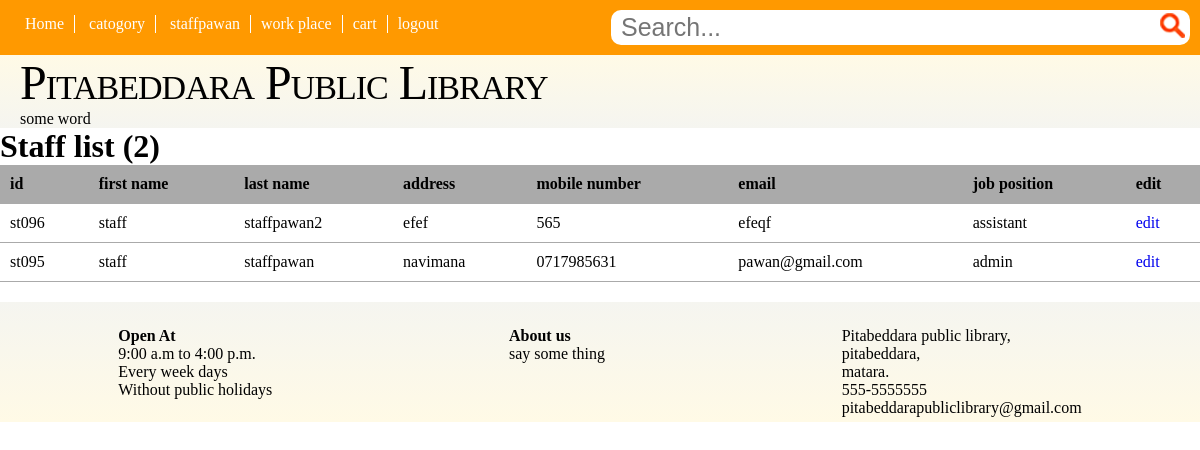
The app's page /php/staff_list.php (signed in), older data.
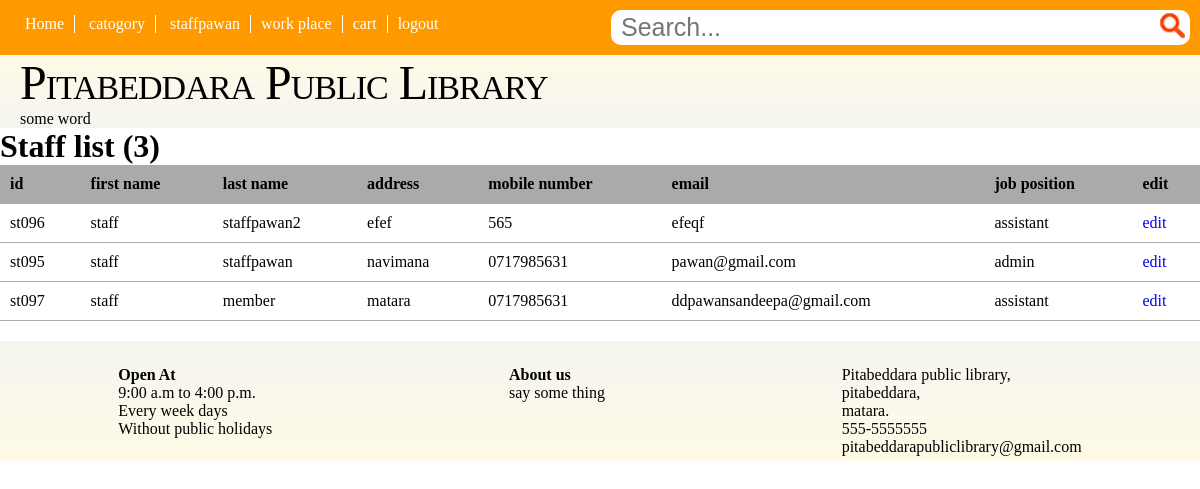
The same page, newer data.
### tables this page shows
CREATE TABLE IF NOT EXISTS `staff` (
  `id` char(5) NOT NULL,
  `f_name` varchar(20) DEFAULT NULL,
  `l_name` varchar(30) DEFAULT NULL,
  `address` varchar(100) DEFAULT NULL,
  `mobile_number` varchar(11) DEFAULT NULL,
  `e_mail` varchar(50) DEFAULT NULL,
  `nic` char(10) DEFAULT NULL,
  `job_position` varchar(20) NOT NULL,
  `spassword` varchar(200) NOT NULL,
  PRIMARY KEY (`id`)
);

### php/staff_list.php (the view, shortened to what this page needs)
<?php require_once('../connection/conn.php'); ?>
<?php
	$error=array();
	$job_position='';
	if(isset($_SESSION['job_position'])){
		$job_position=$_SESSION['job_position'];
	}
	$list='';
	$query="SELECT id,f_name,l_name,address,mobile_number,e_mail,job_position FROM staff ORDER BY f_name";
			if ($job_position=="admin") {
				$rquery=mysqli_query($admin_conn,$query);
				if($rquery){
					$list_count=mysqli_num_rows($rquery);
					$list.="<h1>Staff list ({$list_count})</h1>";
					$list.="<table class=\"userlist\">";
						$list.="<tr><th>id</th><th>first name</th><th>last name</th><th>address</th><th>mobile number</th><th>email</th><th>job position</th><th>edit</th></tr>";
						while($detail=mysqli_fetch_assoc($rquery)){
							$list.="<tr>";
							$list.="<td>{$detail['id']}</td>";
							$list.="<td>{$detail['f_name']}</td>";
							$list.="<td>{$detail['l_name']}</td>";
							$list.="<td>{$detail['address']}</td>";
							$list.="<td>{$detail['mobile_number']}</td>";
							$list.="<td>{$detail['e_mail']}</td>";
							$list.="<td>{$detail['job_position']}</td>";
							$list.="<td><a href=\"edit_staff.php?id={$detail['id']}\">edit</a></td>";
							$list.="</tr>";
						}
					$list.="</table>";
				}else{
					$error[]="can't get book details";
				}
			}
?>
<!DOCTYPE html>
<html lang="en">
<head>
	<link rel="stylesheet" href="../css/list.css">
</head>
<body>
	<div>
		<?php require_once('header.php'); ?>
		<?php require_once('banner.php'); ?>
	</div>
	<main>
		<?php echo $list; ?>
	</main>
	<div class="includeone">
		<?php require_once('footer.php') ?>
	</div>
</body>
</html>

Row changes from the older to the newer data that the page shows:
added staff: id "st097", f_name "staff", l_name "member", address "matara", mobile_number "0717985631", e_mail "ddpawansandeepa@gmail.com", job_position "assistant"
Text that changed along with them:
$list_count: "2" → "3"
